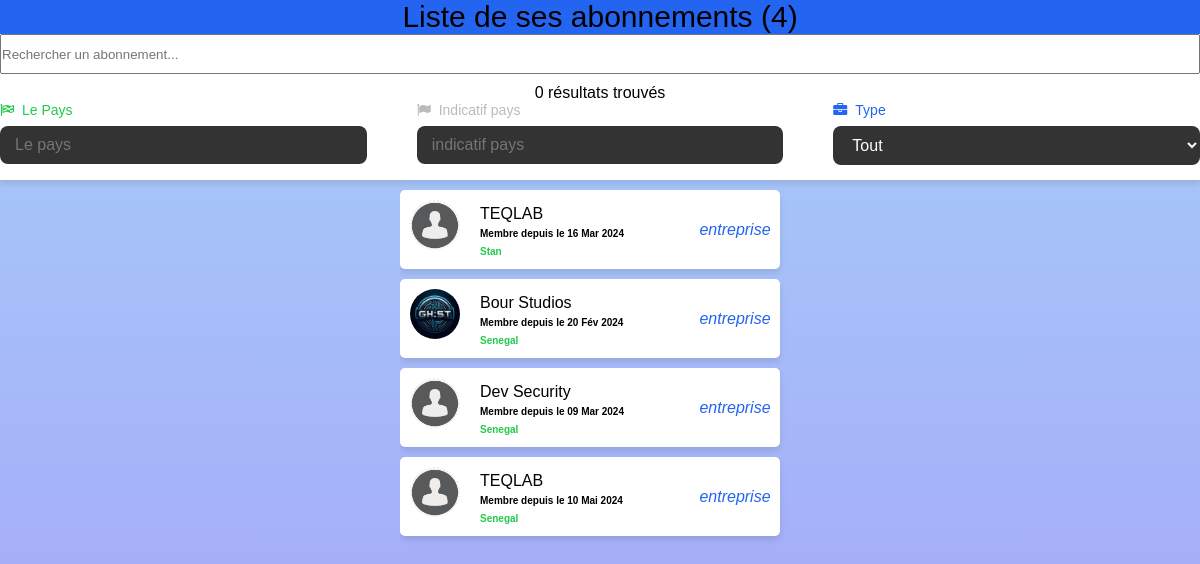
Screenshot of /abonnement/2/ with the database file from the repository.
### galsen/models.py (models this page shows, shortened)
class AbstractUser(BaseAbstractUser):
    groups = models.ManyToManyField(Group, related_name='customuser_set', blank=True)
    user_permissions = models.ManyToManyField(Permission, related_name='customuser_set', blank=True)

class CustomUser(AbstractUser):
    LANGUE = [
        ('français', 'Français'),
        ('anglais', 'Anglais'),
        ('spagnol', 'Espagnol'),
        ('italien', 'Italien'),
        ('arabe', 'Arabe'),
    ]
    ACCESS = [
        ('autorised', 'Autorisé(e)'),
        ('no_autorised', 'Non autorisé(e)'),
    ]
    ROLES = [
        ('professionnel', 'Professionnel(le)'),
        ('ecole', 'Ecole'),
        ('entreprise', 'Entreprise'),
    ]
    profile_image = models.ImageField(upload_to='profile_images/', null=True, blank=True)
    banner_image = models.ImageField(upload_to='banner_images/', null=True, blank=True)
    GENRE = [
        ('homme', 'Homme'),
        ('femme', 'Femme'),
    ]
    SITUATION_MATRIMONIALE = [
        ('celibataire', 'Célibataire'),
        ('marie', 'Marié(e)'),
        ('fiance', 'Fiancé(e)'),
        ('divorce', 'Divorcé(e)'),
        ('couple', 'En couple'),
    ]
    marque_dispositif = models.CharField(max_length=255, null=True, blank=True)
    metier = models.CharField(max_length=150, null=True, blank=True)
    etablissement = models.CharField(max_length=255, null=True, blank=True)
    pays = models.CharField(max_length=50, null=True, blank=True)
    ville = models.CharField(max_length=50, null=True, blank=True)
    quartier = models.CharField(max_length=50, null=True, blank=True)
    langue = models.CharField(max_length=255, null=True, blank=True)
    birthday = models.DateField(null=True, blank=True)
    indicatif_pays = models.CharField(max_length=15, null=True, blank=True)
    number_phone = models.CharField(max_length=15, null=True, blank=True)
    number_whatsapp = models.CharField(max_length=15, null=True, blank=True)
    number_telegram = models.CharField(max_length=15, null=True, blank=True)
    instagram_link = models.URLField(null=True, blank=True)
    twitter_link = models.URLField(null=True, blank=True)
    youtube_link = models.URLField(null=True, blank=True)
    website_link = models.URLField(null=True, blank=True)
    langue = models.CharField(max_length=255, choices=LANGUE, default='français')
    rôle = models.CharField(max_length=255, choices=ROLES, default='professionnel')
    access = models.CharField(max_length=255, choices=ACCESS, default='no_autorised')
    genre = models.CharField(max_length=255, choices=GENRE, default='homme')
    situation_matrimoniale = models.CharField(max_length=20, choices=SITUATION_MATRIMONIALE, default='celibataire')
    followers = models.ManyToManyField('self', symmetrical=False, related_name='following_users', blank=True)

class AbstractUser(BaseAbstractUser):
    groups = models.ManyToManyField(Group, related_name='customuser_set', blank=True)
    user_permissions = models.ManyToManyField(Permission, related_name='customuser_set', blank=True)

### galsen/views.py (the view)
# urls.py: path('abonnement/<int:abonnementId>/', views.abonnementId, name='abonnementId'),
def abonnementId(request, abonnementId):
    utilisateur = get_object_or_404(CustomUser, id=abonnementId)
    following_users = utilisateur.following_users.all()  # Assurez-vous que following_users est correctement défini dans votre modèle
    context = {
        'utilisateur': utilisateur,
        'following_users': following_users,
    }
    return render(request, 'Details/abonnementid.html', context)

### galsen/templates/Details/abonnementid.html (shortened to what this page needs)
{% load static %}
<!DOCTYPE html>
<html lang="en">
<head>
    <link rel="stylesheet" href="{% static 'assets/icones/font-awesome/css/font-awesome.css' %}">
    <link rel="stylesheet" href="{% static 'assets/icones/font-awesome/css/font-awesome.min.css' %}">
    <link rel="stylesheet" href="{% static 'assets/ressources/styles/amis.css' %}">
    <link rel="stylesheet" href="{% static 'assets/ressources/styles/theme.css' %}">
</head>
<body>
    <div class="table-container">
        <div class="header-table-bar">
            <div class="table-header bg-primary">Liste de ses abonnements (<span class="danger">{{ following_users.count }}</span>)</div>
            <div class="search-bar-container">
                <input type="text" class="search-bar" id="searchInput" placeholder="Rechercher un abonnement..." onkeyup="filterUsers()">
                <div class="result-count" id="resultCount">0 résultats trouvés</div>
            </div>
            <div class="row">
                <div class="form-group">
                    <label for="countryInput" class="success"><i class="fa fa-flag-checkered"></i> Le Pays </label>
                    <input type="text" id="countryInput" name="pays" onchange="updateIndicatif()" oninput="filterUsers()" placeholder="Le pays" autocomplete="off" required>
                </div>
                <div class="form-group disparait">
                    <label for="indicatif" class="gray"><i class="fa fa-flag"></i> Indicatif pays </label>
                    <input type="number" id="indicatif" readonly placeholder="indicatif pays">
                </div>
                <div class="form-group">
                    <label for="id_rôle" class="primary"><i class="fa fa-briefcase"></i> Type </label>
                    <select  autocomplete="off" id="id_rôle" onchange="filterUsers()">
                        <option value="tout" selected="">Tout</option>
                    </select>
                </div>
            </div>
        </div>
    </div>
    <main>
        <div class="content-amis" id="userTable">
            {% for user in following_users %}
                <a href="{% url 'user_detail' user_id=user.id %}" class="amis">
                    {% if user.profile_image and user.profile_image.url %}
                        <img src="{{ user.profile_image.url }}">
                    {% else %}
                        <img src="{% static 'assets/default/user.png' %}">
                    {% endif %}
                    <div class="content">
                        <div class="name td">
                            {% if user.rôle == "professionnel" %}
                                {{ user.first_name }} {{ user.last_name }}
                            {% else %}
                                {% if user.etablissement %}
                                    {{ user.etablissement }}
                                {% endif %}
                            {% endif %}
                        </div>
                        <b>Membre depuis le {{ user.date_joined|date:"d M Y" }}</b>
                        <br><b class="success td">{{ user.pays }}</b>
                    </div>
                    <i class="primary td">{{ user.rôle }}</i>
                </a>
                {% empty %}
                <p>Vous n'avez aucun abonnement pour le moment.</p>
            {% endfor %}
        </div>
    </main>
</body>
</html>

### galsen/static/assets/ressources/styles/amis.css (style rules this page uses)
:root { --color-blue-light: #4952f2; --color-blue: #4b7df2; --color-blue-dark: #141c8c; --color-white: #FFFFFF; --color-black: #000000; --color-gray: #666666; --color-gray-light: #F5F5F5; --shadow-sm: 0 1px 2px rgba(0, 0, 0, 0.1); --shadow-md: 0 4px 6px rgba(0, 0, 0, 0.1); }
* { margin: 0; padding: 0; box-sizing: border-box; }
body { font-family: Arial, sans-serif; min-height: 100vh; background: linear-gradient(rgba(73, 155, 242, 0.49), rgba(81, 75, 242, 0.512)); margin: 0; }
.primary { color: #2364f0; }
.danger { color: var(--color-danger); }
.success { color: rgb(34, 202, 75); }
.bg-primary { background: #2364f0; box-shadow: 0 0.8rem 0.8rem rgba(71, 7, 234, 0.2); }
.gray { color: #bbb; }
.header-table-bar { position: fixed; overflow: hidden; top: 0; left: 0; height: 180px; width: 100%; background-color: var(--color-white); z-index: var(--z-fixed); transition: .4s; box-shadow: var(--shadow-md); }
.table-header { width: 100%; display: flex; align-items: center; justify-content: center; color: var(--color-black); font-size: 30px; }
.search-bar-container { width: 100%; }
.search-bar-container input { width: 100%; height: 40px; }
.result-count { display: flex; align-items: center; justify-content: center; color: var(--color-black); margin-top: 10px; }
.row { display: flex; justify-content: center; gap: 50px; flex-wrap: wrap; }
.form-group { flex: 1; position: relative; margin-bottom: 20px; }
.form-group label { font-size: 14px; display: block; margin-bottom: 8px; display: flex; align-items: center; gap: 8px; }
.form-group input, .form-group select { background: #333; border: none; border-radius: 8px; padding: 10px 15px; width: 100%; font-size: 16px; color: #fff; outline: none; transition: all 0.3s ease; }
label::placeholder { color: var(--color-blue); }
main { display: flex; justify-content: center; width: 100%; overflow: hidden; }
.content-amis { margin-top: 190px; width: 400px; overflow: hidden; }
.content-amis .amis { text-decoration: none; position: relative; padding: 10px; color: var(--color-black); margin-bottom: 10px; width: 95%; display: grid; grid-template-columns: 70px 1fr 70px; background: var(--color-white); box-shadow: var(--shadow-md); border-radius: 5px; text-align: justify; }
.content-amis .amis img { display: flex; align-items: center; justify-content: center; width: 50px; height: 50px; border-radius: 50%; }
.content-amis .amis .content { margin-top: 5px; }
.content-amis .amis .content b { font-size: 10px; }
.content-amis .amis i { display: flex; justify-content: center; align-items: center; }

### rows the page displays
CustomUser: etablissement "TEQLAB", date_joined "16 Mar 2024", pays "Stan", rôle "entreprise"
CustomUser: profile_image (picture), etablissement "Bour Studios", date_joined "20 Fév 2024", pays "Senegal", rôle "entreprise"
CustomUser: etablissement "Dev Security", date_joined "09 Mar 2024", pays "Senegal", rôle "entreprise"
CustomUser: etablissement "TEQLAB", date_joined "10 Mai 2024", pays "Senegal", rôle "entreprise"

### other values shown
{{ following_users.count }} "4"
